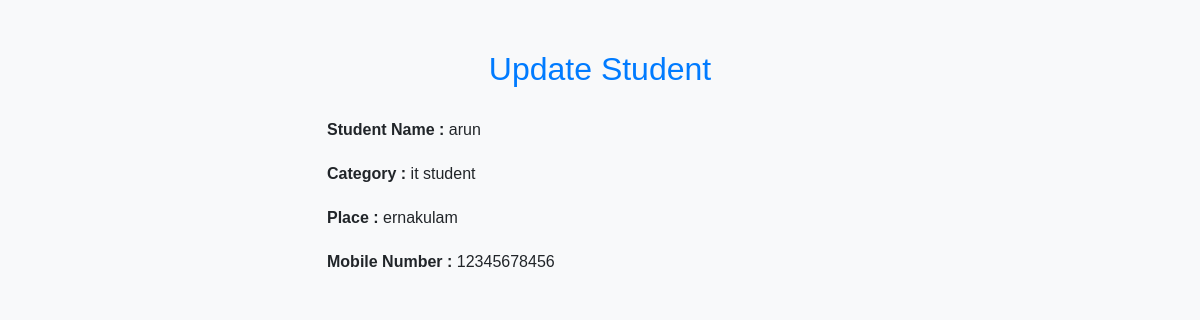
Screenshot of /student/1/ with the database file from the repository.
### myapp/models.py (models this page shows, shortened)
class Student(models.Model):
    student_name = models.CharField(max_length=200)
    category_obj=models.ForeignKey(Category,on_delete=models.CASCADE)
    place = models.CharField(max_length=200)
    mobile_number= models.PositiveIntegerField()

class Category(models.Model):
    category_name = models.CharField(max_length=200)
    created_date = models.DateTimeField(auto_now_add=True)
    updated_date = models.DateTimeField(auto_now=True)
    is_active = models.BooleanField(default=True)
    def __str__(self):
        return self.category_name

### myapp/views.py (the view)
# urls.py: path("student/<int:pk>/",views.StudentDetailView.as_view(), name="student-detail"),
class StudentDetailView(View):
    def get(self, request, *args, **kwargs):
        id=kwargs.get("pk")
        qs=Student.objects.get(id=id)
        return render(request,"student_detail.html",{"form":qs})

### myapp/templates/student_detail.html (shortened to what this page needs)
 <!DOCTYPE html>
 <html lang="en">
 <head>
     <link href="https://cdn.jsdelivr.net/npm/bootstrap@5.3.2/dist/css/bootstrap.min.css" rel="stylesheet">
 </head>
 <body>
     <div class="container">
         <h2>Update Student</h2>
         <div class="row justify-content-center">
             <div class="col-md-6">
                 <form method="post" enctype="multipart/form-data">
                     <div class="form-group">
                         <label for="employe_name">Student Name :</label>
                         {{ form.student_name }}
                     </div>
                     <div class="form-group">
                         <label for="category_obj">Category :</label>
                         {{ form.category_obj}}
                     </div>
                     <div class="form-group">
                         <label for="place">Place :</label>
                         {{ form.place }}
                     </div>
                     <div class="form-group">
                         <label for="mobile_number">Mobile Number :</label>
                         {{ form.mobile_number }}
                     </div>
                 </form>
             </div>
         </div>
     </div>
 </body>
 </html>

### myapp/templates/student_detail.html (style rules this page uses)
body { background-color: #f8f9fa; font-family: Arial, sans-serif; }
.container { margin-top: 50px; }
h2 { color: #007bff; text-align: center; margin-bottom: 30px; }
.form-group { margin-bottom: 20px; }
label { font-weight: bold; }

### rows the page displays
Student: student_name "arun", category_obj "it student", place "ernakulam", mobile_number "12345678456"
